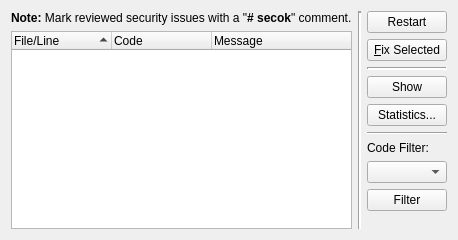
     <widget class="QWidget" name="resultsTab">
      <attribute name="title">
       <string>Results</string>
      </attribute>
      <layout class="QHBoxLayout" name="horizontalLayout_4">
       <item>
        <layout class="QVBoxLayout" name="verticalLayout_7">
         <item>
          <widget class="QLabel" name="securityNoteLabel">
           <property name="text">
            <string>&lt;b&gt;Note:&lt;/b&gt; Mark reviewed security issues with a &quot;&lt;b&gt;#  secok&lt;/b&gt;&quot; comment.</string>
           </property>
          </widget>
         </item>
         <item>
          <widget class="QTreeWidget" name="resultList">
           <property name="sizePolicy">
            <sizepolicy hsizetype="Expanding" vsizetype="Expanding">
             <horstretch>0</horstretch>
             <verstretch>6</verstretch>
            </sizepolicy>
           </property>
           <property name="whatsThis">
            <string>&lt;b&gt;Result List&lt;/b&gt;
&lt;p&gt;This list shows the results of the code style check. Double clicking
an entry will open this entry in an editor window and position the cursor at
the respective line and position.&lt;/p&gt;</string>
           </property>
           <property name="alternatingRowColors">
            <bool>true</bool>
           </property>
           <property name="selectionMode">
            <enum>QAbstractItemView::SelectionMode::ExtendedSelection</enum>
           </property>
           <property name="sortingEnabled">
            <bool>true</bool>
           </property>
           <property name="expandsOnDoubleClick">
            <bool>false</bool>
           </property>
           <column>
            <property name="text">
             <string>File/Line</string>
            </property>
           </column>
           <column>
            <property name="text">
             <string>Code</string>
            </property>
           </column>
           <column>
            <property name="text">
             <string>Message</string>
            </property>
           </column>
          </widget>
         </item>
        </layout>
       </item>
       <item>
        <widget class="Line" name="line_2">
         <property name="lineWidth">
          <number>2</number>
         </property>
         <property name="orientation">
          <enum>Qt::Orientation::Vertical</enum>
         </property>
        </widget>
       </item>
       <item>
        <layout class="QVBoxLayout" name="verticalLayout_8">
         <item>
          <widget class="QPushButton" name="restartButton">
           <property name="toolTip">
            <string>Press to restart the code style check run</string>
           </property>
           <property name="text">
            <string>Restart</string>
           </property>
          </widget>
         </item>
         <item>
          <widget class="QPushButton" name="fixButton">
           <property name="toolTip">
            <string>Press to fix the selected issues</string>
           </property>
           <property name="text">
            <string>&amp;Fix Selected</string>
           </property>
          </widget>
         </item>
         <item>
          <widget class="Line" name="line_4">
           <property name="lineWidth">
            <number>2</number>
           </property>
           <property name="orientation">
            <enum>Qt::Orientation::Horizontal</enum>
           </property>
          </widget>
         </item>
         <item>
          <widget class="QPushButton" name="showButton">
           <property name="toolTip">
            <string>Press to show all files containing an issue</string>
           </property>
           <property name="text">
            <string>Show</string>
           </property>
          </widget>
         </item>
         <item>
          <widget class="QPushButton" name="statisticsButton">
           <property name="toolTip">
            <string>Press to show some statistics for the last run</string>
           </property>
           <property name="text">
            <string>Statistics...</string>
           </property>
          </widget>
         </item>
         <item>
          <widget class="Line" name="line_5">
           <property name="orientation">
            <enum>Qt::Orientation::Horizontal</enum>
           </property>
          </widget>
         </item>
         <item>
          <widget class="QLabel" name="label_31">
           <property name="text">
            <string>Code Filter:</string>
           </property>
          </widget>
         </item>
         <item>
          <widget class="QComboBox" name="filterComboBox">
           <property name="toolTip">
            <string>Select the message code to be shown (empty for all)</string>
           </property>
          </widget>
         </item>
         <item>
          <widget class="QPushButton" name="filterButton">
           <property name="toolTip">
            <string>Press to filter the list of messages</string>
           </property>
           <property name="text">
            <string>Filter</string>
           </property>
          </widget>
         </item>
         <item>
          <spacer name="verticalSpacer_4">
           <property name="orientation">
            <enum>Qt::Orientation::Vertical</enum>
           </property>
           <property name="sizeHint" stdset="0">
            <size>
             <width>20</width>
             <height>18</height>
            </size>
           </property>
          </spacer>
         </item>
        </layout>
       </item>
      </layout>
     </widget>
